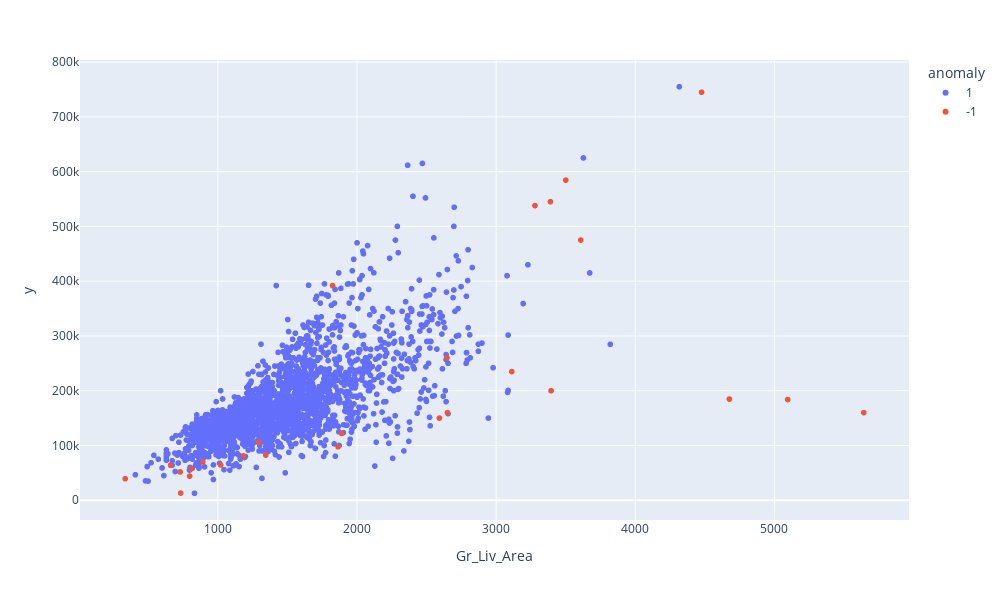

The notebook cell this image was saved under:
### Code cell
X_temp['anomaly'] = X_temp['anomaly'].astype(str)
fig=px.scatter(X_temp, x="Gr_Liv_Area", y=y_train, color="anomaly",width=1000, height=600)
fig.show()
X_temp['anomaly']=X_temp['anomaly'].astype(float)

### Figure 1 — Plotly figure (JSON) as saved in the notebook; plotly's stock layout.template omitted (floating-point values rounded to 4 significant figures; data arrays with more than 128 entries replaced by an {"elided": "..."} marker saying what was removed)
{"data": [{"hovertemplate": "anomaly=1<br>Gr_Liv_Area=%{x}<br>y=%{y}<extra></extra>", "legendgroup": "1", "marker": {"color": "#636efa", "symbol": "circle"}, "mode": "markers", "name": "1", "showlegend": true, "type": "scattergl", "x": {"elided": "2170 int values"}, "xaxis": "x", "y": {"elided": "2170 int values"}, "yaxis": "y"}, {"hovertemplate": "anomaly=-1<br>Gr_Liv_Area=%{x}<br>y=%{y}<extra></extra>", "legendgroup": "-1", "marker": {"color": "#EF553B", "symbol": "circle"}, "mode": "markers", "name": "-1", "showlegend": true, "type": "scattergl", "x": [733, 2650, 3608, 3390, 797, 5642, 3112, 1020, 1864, 3500, 1824, 1889, 660, 2646, 1294, 334, 4476, 5095, 810, 3279, 3395, 1184, 1344, 4676, 729, 892, 2592], "xaxis": "x", "y": [13100, 160000, 475000, 545224, 44000, 160000, 235000, 64500, 97500, 584500, 392000, 122000, 63900, 260000, 106250, 39300, 745000, 183850, 57625, 538000, 200000, 81000, 82375, 184750, 51689, 70000, 150000], "yaxis": "y"}], "layout": {"height": 600, "legend": {"title": {"text": "anomaly"}, "tracegroupgap": 0}, "margin": {"t": 60}, "width": 1000, "xaxis": {"anchor": "y", "domain": [0, 1], "title": {"text": "Gr_Liv_Area"}}, "yaxis": {"anchor": "x", "domain": [0, 1], "title": {"text": "y"}}}}
